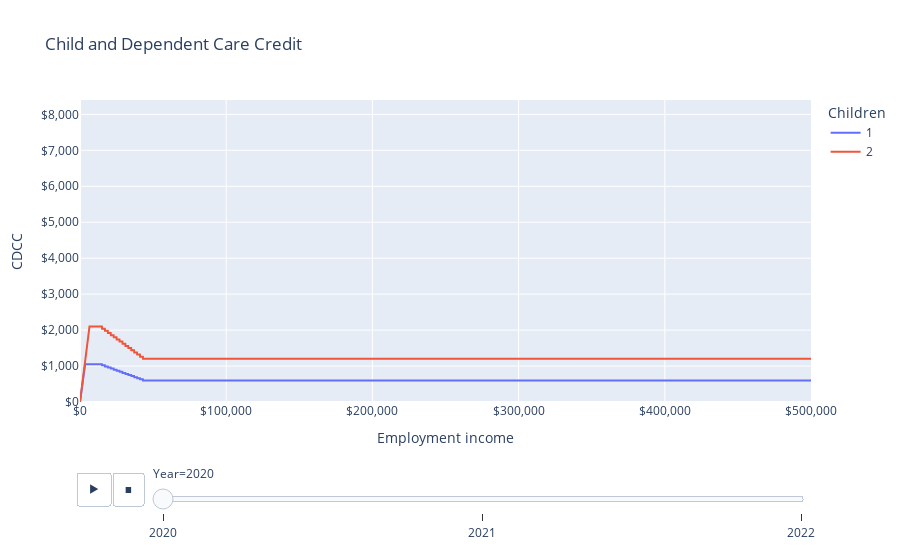

Source (notebook cell):
### Markdown cell above
# Child and Dependent Care Credit

The Child and Dependent Care Tax Credit (CDCC) provides a share of care expenses depending on income.

## Examples

Consider a single parent with \$8,000 child care expenses per child (the CDCC's maximum in 2021, up to two children).
Since the CDCC is capped at the lower of head and spouse's earnings, this example is limited to single parents.
In 2020, the CDCC phased out only at one level; in 2021 only, it phased out twice, and in 2022 and beyond, it returns to 2020 law.

### Code cell
from policyengine_us import IndividualSim
import pandas as pd
import plotly.express as px


def make_cdcc(children, year):
    sim = IndividualSim(year=year)
    sim.add_person(name="head", is_tax_unit_head=True)
    members = ["head"]
    for i in range(children):
        child = "child{}".format(i)
        sim.add_person(name=child, age=5)
        members += [child]
    sim.add_tax_unit(
        name="tax_unit",
        members=members,
        tax_unit_childcare_expenses=8_000 * children,
    )
    sim.add_spm_unit(name="spm_unit", members=members)
    sim.add_household(name="household", members=members, state_code="MD")
    sim.vary("employment_income", max=500_000)
    return pd.DataFrame(
        dict(
            employment_income=sim.calc("employment_income")[0],
            cdcc=sim.calc("cdcc")[0].round(),
            cdcc_mtr=-sim.deriv(
                "cdcc",
                "employment_income",
                wrt_target="head",
            ),
            children=children,
            year=year,
        )
    )


# Make a table of CDCC amounts for different numbers of adults and children.
l = []
for year in [2020, 2021, 2022]:
    for children in range(1, 3):
        l.append(make_cdcc(children, year))

df = pd.concat(l)

LABELS = dict(
    employment_income="Employment income",
    cdcc="CDCC",
    cdcc_mtr="CDCC Marginal Tax Rate",
    children="Children",
    year="Year",
)

fig = px.line(
    df,
    "employment_income",
    "cdcc",
    color="children",
    animation_frame="year",
    labels=LABELS,
    title="Child and Dependent Care Credit",
)
fig.update_layout(
    xaxis_tickformat="$,",
    yaxis_tickformat="$,",
    yaxis_range=[0, df.cdcc.max() * 1.05],
)
fig.show()

### Figure 1 — Plotly figure (JSON) as saved in the notebook; plotly's stock layout.template omitted (floating-point values rounded to 4 significant figures; data arrays with more than 128 entries replaced by an {"elided": "..."} marker saying what was removed)
{"data": [{"hovertemplate": "Children=1<br>Year=2020<br>Employment income=%{x}<br>CDCC=%{y}<extra></extra>", "legendgroup": "1", "line": {"color": "#636efa", "dash": "solid"}, "marker": {"symbol": "circle"}, "mode": "lines", "name": "1", "orientation": "v", "showlegend": true, "type": "scatter", "x": {"elided": "5001 int values"}, "xaxis": "x", "y": {"elided": "5001 int values"}, "yaxis": "y"}, {"hovertemplate": "Children=2<br>Year=2020<br>Employment income=%{x}<br>CDCC=%{y}<extra></extra>", "legendgroup": "2", "line": {"color": "#EF553B", "dash": "solid"}, "marker": {"symbol": "circle"}, "mode": "lines", "name": "2", "orientation": "v", "showlegend": true, "type": "scatter", "x": {"elided": "5001 int values"}, "xaxis": "x", "y": {"elided": "5001 int values"}, "yaxis": "y"}], "layout": {"legend": {"title": {"text": "Children"}, "tracegroupgap": 0}, "sliders": [{"active": 0, "currentvalue": {"prefix": "Year="}, "len": 0.9, "pad": {"b": 10, "t": 60}, "steps": [{"args": [["2020"], {"frame": {"duration": 0, "redraw": false}, "fromcurrent": true, "mode": "immediate", "transition": {"duration": 0, "easing": "linear"}}], "label": "2020", "method": "animate"}, {"args": [["2021"], {"frame": {"duration": 0, "redraw": false}, "fromcurrent": true, "mode": "immediate", "transition": {"duration": 0, "easing": "linear"}}], "label": "2021", "method": "animate"}, {"args": [["2022"], {"frame": {"duration": 0, "redraw": false}, "fromcurrent": true, "mode": "immediate", "transition": {"duration": 0, "easing": "linear"}}], "label": "2022", "method": "animate"}], "x": 0.1, "xanchor": "left", "y": 0, "yanchor": "top"}], "title": {"text": "Child and Dependent Care Credit"}, "updatemenus": [{"buttons": [{"args": [null, {"frame": {"duration": 500, "redraw": false}, "fromcurrent": true, "mode": "immediate", "transition": {"duration": 500, "easing": "linear"}}], "label": "&#9654;", "method": "animate"}, {"args": [[null], {"frame": {"duration": 0, "redraw": false}, "fromcurrent": true, "mode": "immediate", "transition": {"duration": 0, "easing": "linear"}}], "label": "&#9724;", "method": "animate"}], "direction": "left", "pad": {"r": 10, "t": 70}, "showactive": false, "type": "buttons", "x": 0.1, "xanchor": "right", "y": 0, "yanchor": "top"}], "xaxis": {"anchor": "y", "domain": [0, 1], "tickformat": "$,", "title": {"text": "Employment income"}}, "yaxis": {"anchor": "x", "domain": [0, 1], "range": [0, 8400], "tickformat": "$,", "title": {"text": "CDCC"}}}}
